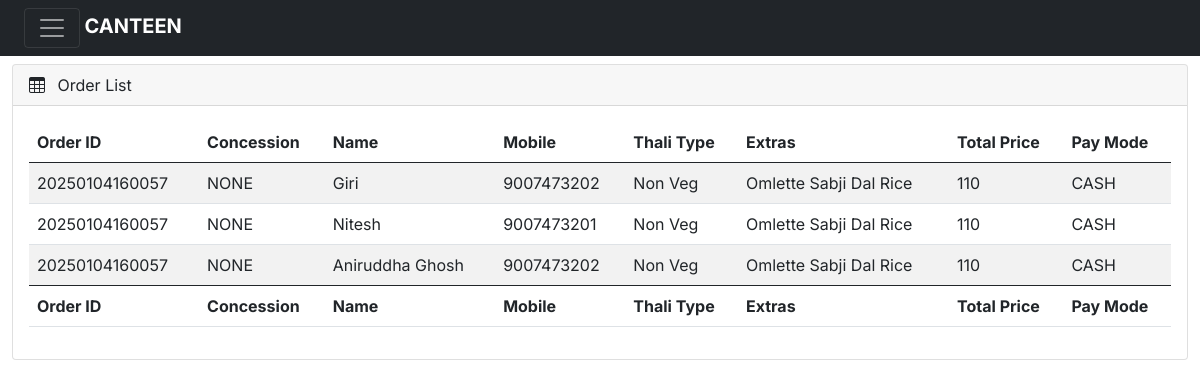
The page /order_list/ on the database as committed earlier.
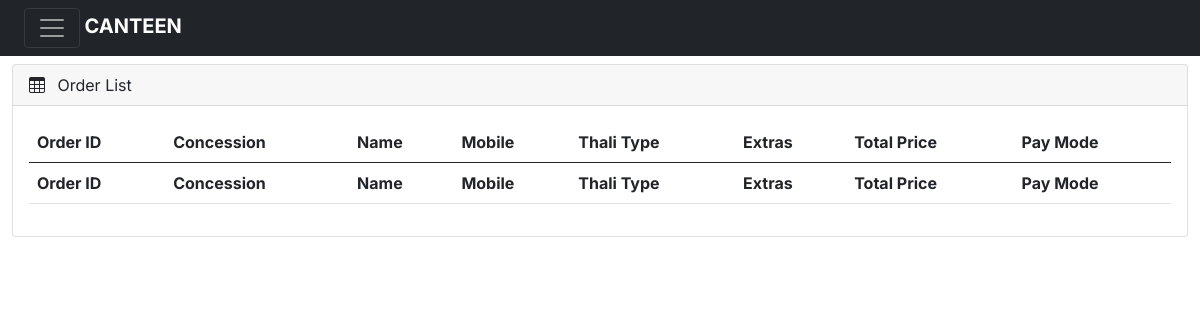
The same page on the database as committed later.
### web/models.py (models this page shows, shortened)
class Order(models.Model):
    id = models.AutoField(primary_key=True)
    order_id = models.CharField(max_length=100, default=datetime.now().strftime('%Y%m%d%H%M%S'))
    concession_category = models.CharField(max_length=4, blank=True, null=True)
    customer_mobile = models.CharField(max_length=10, blank=True, null=True)
    customer_name = models.CharField(max_length=200, blank=True, null=True)
    pay_mode = models.CharField(max_length=4, null=True)
    thali_type = models.CharField(max_length=20, blank=True, null=True)
    thali_type_name = models.CharField(max_length=20, blank=True, null=True)
    extra_item1 = models.CharField(max_length=20, blank=True, null=True)
    extra_item1_name = models.CharField(max_length=20, blank=True, null=True)
    extra_item2 = models.CharField(max_length=20, blank=True, null=True)
    extra_item2_name = models.CharField(max_length=20, blank=True, null=True)
    extra_item3 = models.CharField(max_length=20, blank=True, null=True)
    extra_item3_name = models.CharField(max_length=20, blank=True, null=True)
    extra_item4 = models.CharField(max_length=20, blank=True, null=True)
    extra_item4_name = models.CharField(max_length=20, blank=True, null=True)
    total_price = models.IntegerField()

### web/views.py (the view)
# urls.py: path('order_list/', views.order_list, name='order_list'),
def order_list(request):
    orders = Order.objects.all()
    return render(request, 'orders/order_list.html', {'orders': orders})

### web/templates/orders/order_list.html (shortened to what this page needs)
{% load static %}
<!DOCTYPE html>
<html lang="en">
<head>
    <link rel="stylesheet" href="{% static 'lib/css/bootstrap.min.css' %}">
    <link rel="stylesheet" href="https://cdn.jsdelivr.net/npm/bootstrap-icons@1.4.1/font/bootstrap-icons.css">
    <link rel="stylesheet" href="{% static 'lib/css/dataTables.bootstrap5.min.css' %}">
    <link rel="stylesheet" href="{% static 'lib/css/style.css' %}">
</head>
<body>
    <nav class="navbar navbar-dark bg-dark fixed-top">
      <div class="container-fluid">
      <div class="container-fluid">
        <button
          class="navbar-toggler"
          type="button"
          data-bs-toggle="offcanvas"
          data-bs-target="#sidebar"
          aria-controls="offcanvasExample"
        >
          <span class="navbar-toggler-icon" data-bs-target="#sidebar"></span>
        </button>
        <a class="navbar-brand me-auto ms-lg-0 ms-3 text-uppercase fw-bold" href="#">Canteen</a>
      </div>
      </nav>
    <main class="mt-5 pt-3">
      <div class="container-fluid">
        <div class="row">
          <div class="col-md-12 mb-3">
            <div class="card">
              <div class="card-header">
                <span><i class="bi bi-table me-2"></i></span> Order List
              </div>
              <div class="card-body">
                <div class="table-responsive">
                  <table id="example" class="table table-striped data-table" style="width: 100%">
                    <thead>
                      <tr>
                        <th>Order ID</th>
                        <th>Concession</th>
                        <th>Name</th>
                        <th>Mobile</th>
                        <th>Thali Type</th>
                        <th>Extras</th>
                        <th>Total Price</th>
                        <th>Pay Mode</th>
                      </tr>
                    </thead>
                    <tbody>
                      {% for order in orders %}
                        <tr>
                          <td>{{ order.order_id }}</td>
                          <td>{{ order.concession_category }}</td>
                          <td>{{ order.customer_name }}</td>
                          <td>{{ order.customer_mobile }}</td>
                          <td>{{ order.thali_type_name }}</td>
                          <td>
                                {% if order.extra_item1 %}{{ order.extra_item1_name }} {% endif %}
                                {% if order.extra_item2 %}{{ order.extra_item2_name }} {% endif %}
                                {% if order.extra_item3 %}{{ order.extra_item3_name }} {% endif %}
                                {% if order.extra_item4 %}{{ order.extra_item4_name }} {% endif %}
                          </td>
                          <td>{{ order.total_price }}</td>
                          <td>{{ order.pay_mode }}</td>
                        </tr>
                      {% endfor %}
                    </tbody>
                    <tfoot>
                      <tr>
                        <th>Order ID</th>
                        <th>Concession</th>
                        <th>Name</th>
                        <th>Mobile</th>
                        <th>Thali Type</th>
                        <th>Extras</th>
                        <th>Total Price</th>
                        <th>Pay Mode</th>
                      </tr>
                    </tfoot>
                  </table>
                </div>
              </div>
            </div>
          </div>
        </div>
      </div>
    </main>
</body>
</html>

Rows that differ between the two databases and show on the page:
removed Order: order_id "20250104160057", concession_category "NONE", customer_name "Giri", customer_mobile "9007473202", thali_type_name "Non Veg", extra_item1_name "Omlette", extra_item2_name "Sabji", extra_item3_name "Dal", extra_item4_name "Rice", total_price "110", pay_mode "CASH"
removed Order: order_id "20250104160057", concession_category "NONE", customer_name "Nitesh", customer_mobile "9007473201", thali_type_name "Non Veg", extra_item1_name "Omlette", extra_item2_name "Sabji", extra_item3_name "Dal", extra_item4_name "Rice", total_price "110", pay_mode "CASH"
removed Order: order_id "20250104160057", concession_category "NONE", customer_name "Aniruddha Ghosh", customer_mobile "9007473202", thali_type_name "Non Veg", extra_item1_name "Omlette", extra_item2_name "Sabji", extra_item3_name "Dal", extra_item4_name "Rice", total_price "110", pay_mode "CASH"
